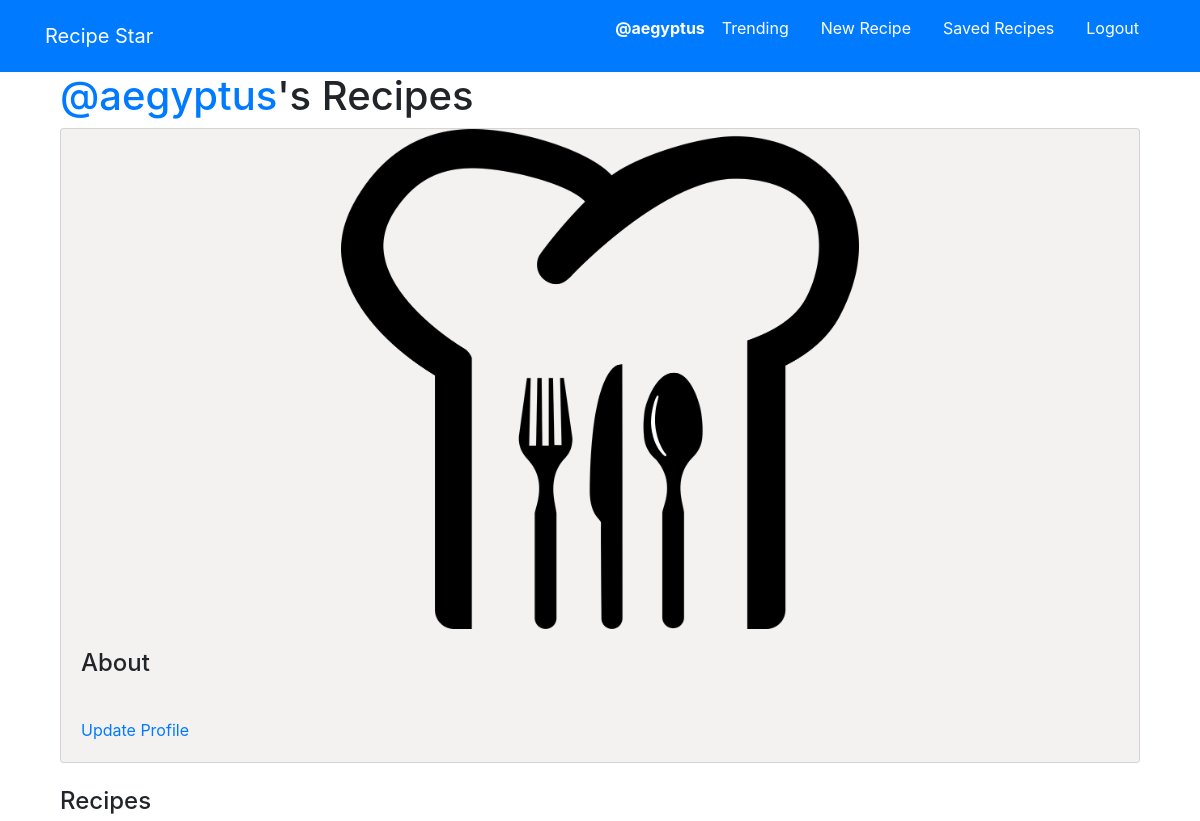
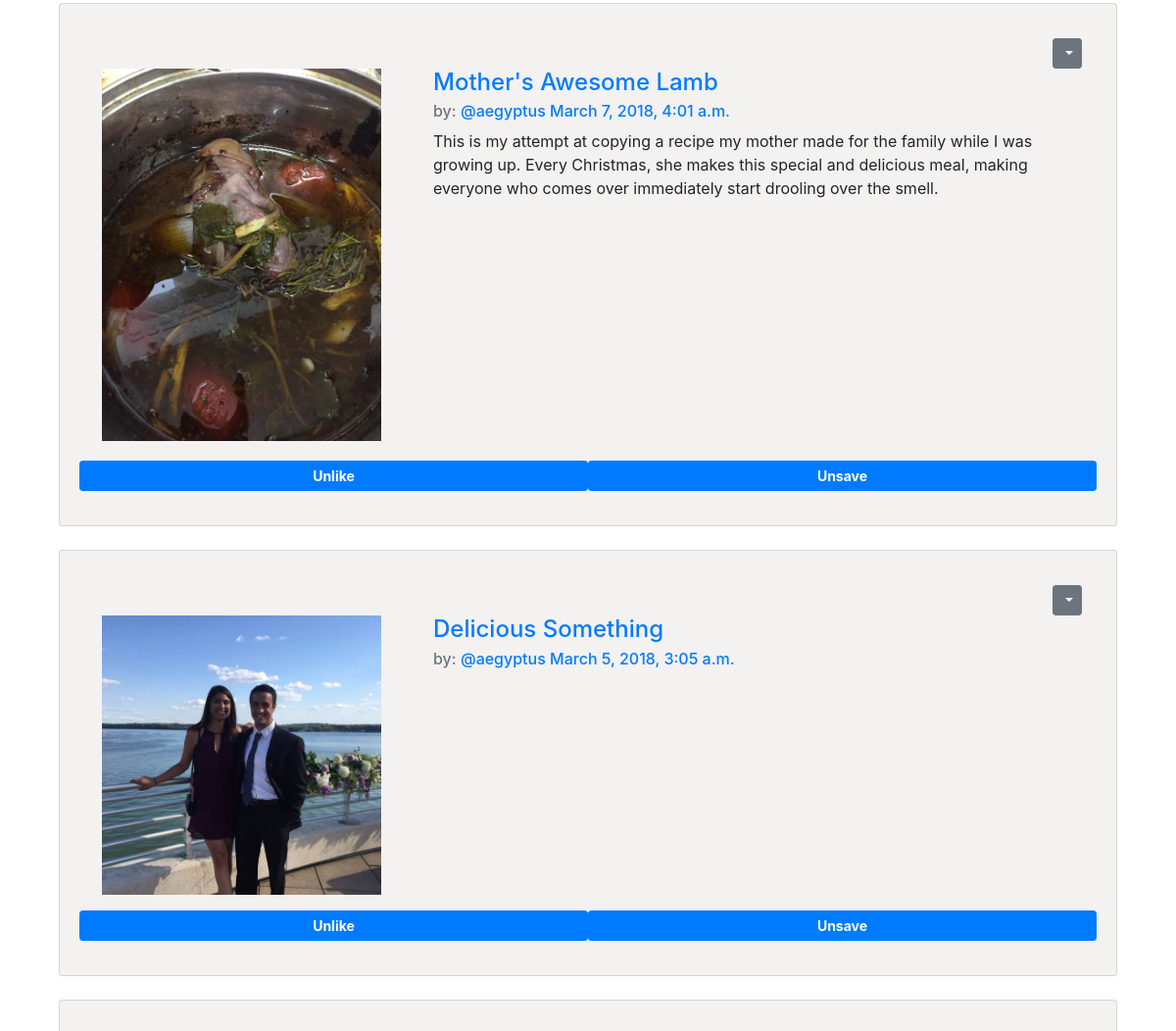
The app's page /recipies/by/aegyptus/ (signed in, upper part), older data (2 pictures, top to bottom).
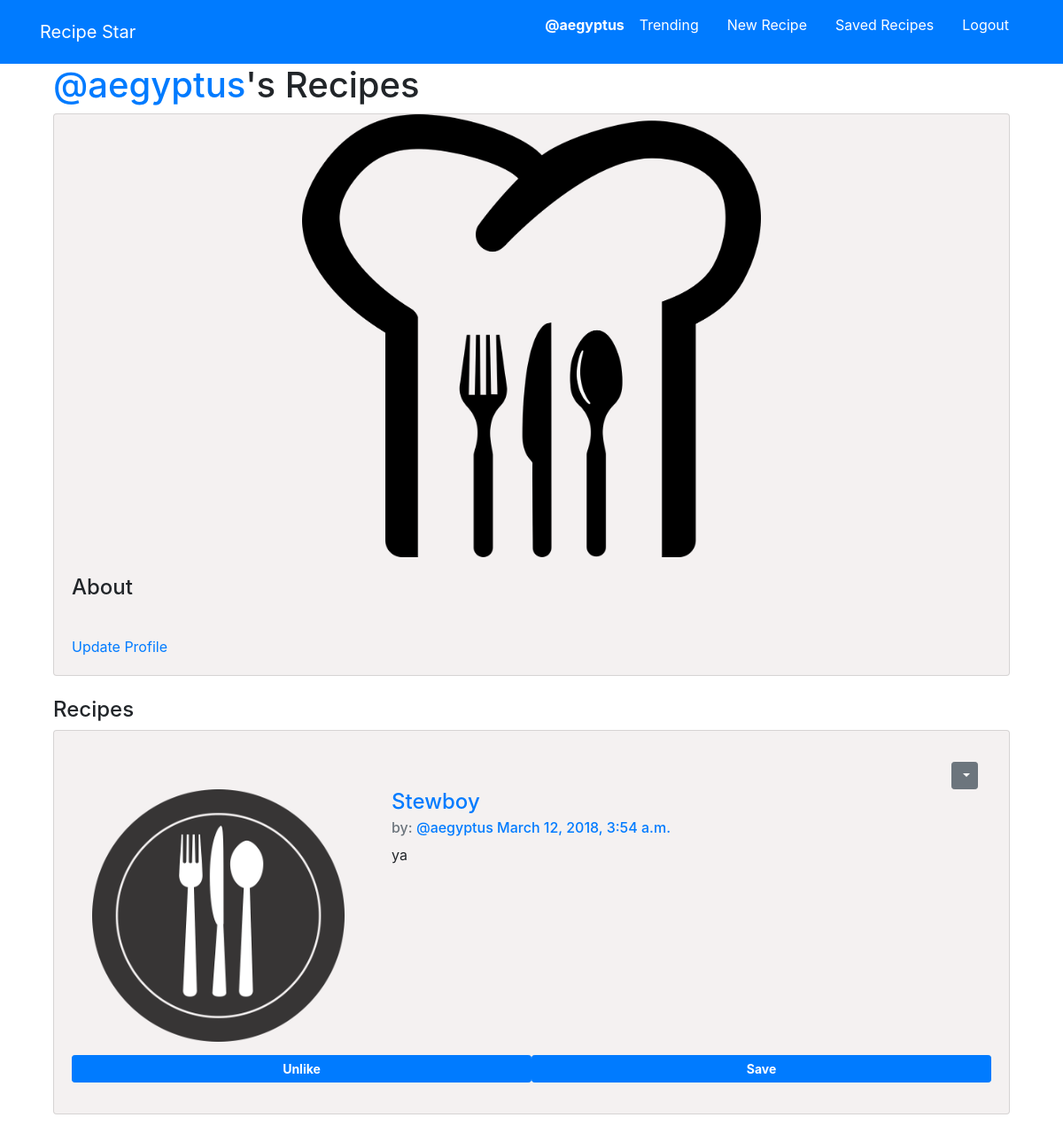
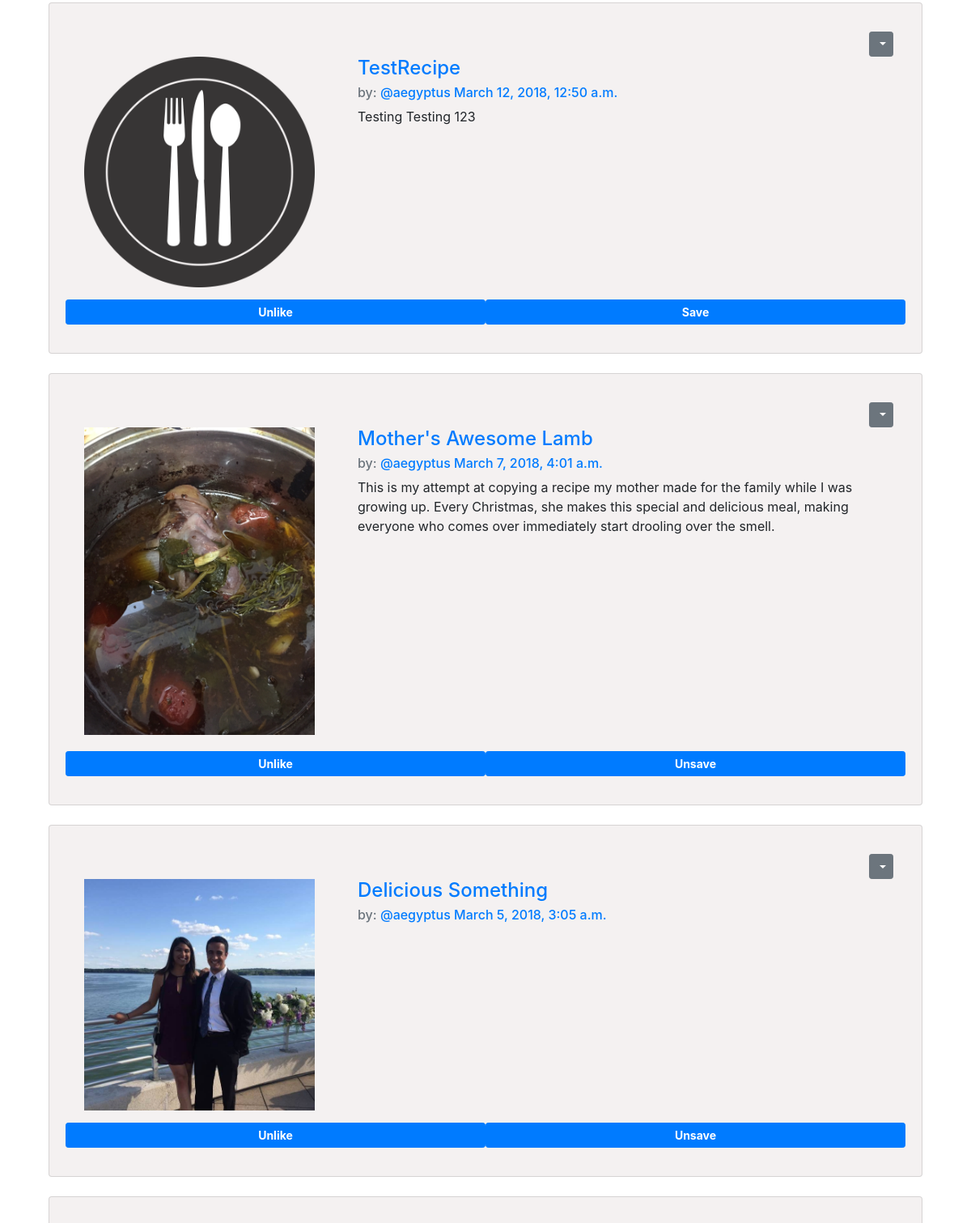
The same page, newer data (2 pictures, top to bottom).
### recipies/models.py (models this page shows, shortened)
class Recipe(models.Model):
    user = models.ForeignKey(auth.models.User, on_delete=models.CASCADE, related_name='recipes')
    name = models.CharField(max_length=100)
    instructions = models.TextField()
    ingredients = models.TextField()
    created_at = models.DateTimeField(auto_now=True)
    about = models.TextField(blank=True, default='')
    cuisine = TaggableManager()
    pic = models.ImageField(upload_to=UploadToPathAndRename('images'), null=True, blank=True)
    like_id = models.CharField(max_length=20, editable=False)
    save_id = models.CharField(max_length=20, editable=False)
    cuisine=models.ForeignKey(Cuisine, on_delete=models.CASCADE, null=True, blank=True)
    class Meta:
        ordering = ['-created_at']

### recipies/views.py (the view)
# urls.py: path('by/<str:username>/', views.MyRecipeList.as_view(), name='by_recipe'),
class MyRecipeList(generic.ListView, SelectRelatedMixin, LoginRequiredMixin):
    model = models.Recipe
    select_related = ('user')
    template_name = 'recipies/my_recipies.html'
    def get_context_data(self, **kwargs):
        context = super().get_context_data(**kwargs)
        context['recipe_user'] = self.recipe_user
        return context
    def get_queryset(self):
        try:
            self.recipe_user = User.objects.prefetch_related('recipes').get(username__iexact=self.kwargs.get('username'))
        except User.DoesNotExist:
            raise Http404
        else:
            return self.recipe_user.recipes.all()
        self.queryset = self.model.objects.filter()

### recipies/templatetags/app_filters.py (called while the page is built)
def get_recipe(value):
    return [val.recipe for val in value]

def get_like(value, inp):
    try:
        tmp = max([(val.recipe.pk == inp) & val.is_liked for val in value])
    except:
        return False
    else:
        return tmp

### recipies/templates/recipies/my_recipies.html (shortened to what this page needs)
{% extends 'base.html' %}
{% load staticfiles %}
{% block content %}
<div class="container">
  <h1><a href="{% url 'recipies:by_recipe' username=recipe_user.username %}">@{{recipe_user.username}}</a>'s Recipes</h1>
  <div class="card profPic">
    {% if recipe_user.profInfo.profilePic %}
      <img src="{{ recipe_user.profInfo.profilePic.url }}" style='height: 500px; object-fit: contain'>
      {% else %}
      <img src="{% static 'images/ChefHat.png' %}" style='height: 500px; object-fit: contain' \>
      {% endif %}
      <div class="card-body">
        <h4>About </h4>
        <br>
        {% if user.is_authenticated and user.username == recipe_user.username %}
        <a href="{% url 'accounts:update' pk=user.pk %}">Update Profile</a>
        {% endif %}
      </div>
  </div>
  <br>
  <h4>Recipes</h4>
  {% for recipe in recipe_list %}
    {% include 'recipies/_recipe.html' %}
  {% endfor %}
</div>
{% endblock %}

### templates/base.html (shortened to what this page needs)
<!DOCTYPE html>
{% load staticfiles %}
<html>
  <head>
    <link rel="stylesheet" href="https://maxcdn.bootstrapcdn.com/bootstrap/4.0.0/css/bootstrap.min.css">
    <link rel="stylesheet" href="{% static 'css/basesheet.css' %}">
  </head>
  <body>
    <nav class='navbar navbar-light bg-primary text-white navbar-fixed-top' role='navigation' id='navbar'>
      <div class="container text-white">
        <a class='navbar-brand mynav text-white'
        href="{% url 'home' %}">Recipe Star</a>
        <ul class='nav navbar-light'>
        {% if user.is_authenticated %}
        <li class='nav-item'>
          <a class='nav-link text-white' href="{% url 'recipies:by_recipe' username=user.username %}">
          <div class="row">
            <strong>
             <p>@{{user.username}}</p>
           </strong>
          </div>
        </a>
        </li>
        <li class='nav-item'> <a class='nav-link text-white' href="{% url 'recipies:trending' %}">Trending</a> </li>
        <li class='nav-item'> <a class='nav-link text-white' href="{% url 'recipies:create' %}">New Recipe</a> </li>
        <li class='nav-item'> <a class='nav-link text-white' href="{% url 'recipies:saved_list' %}">Saved Recipes</a> </li>
        <li class='nav-item'> <a class='nav-link text-white' href="{% url 'accounts:logout' %}">Logout</a> </li>
        {% endif %}
      </ul>
      </div>
    </nav>
    <div class="container">
      {% block content %}
      {% endblock %}
    </div>
</html>

### recipies/templates/recipies/_recipe.html (shortened to what this page needs)
{% load app_filters %}
{% load staticfiles %}
<div class="card storyColor">
  <div class="card-body">
      {% if user.is_authenticated and recipe.user == user %}
      <div class="dropdown" align="right" style="vertical-align: top;">
        <button class="btn btn-secondary btn-sm dropdown-toggle"
        type="button" id="dropdownMenu1" data-toggle="dropdown"
        aria-haspopup="true" aria-expanded="false">
        </button>
      </div>
      {% endif %}
<div class='row'>
  <div class='col-md-4'>
    {% if recipe.pic %}
      <img src="{{ recipe.pic.url }}" style='height: 95%; width: 95%; object-fit: contain'
      />
    {% else %}
    <img src="{% static 'images/FoodPlate.png' %}" style='height: 95%; width: 95%; object-fit: contain'
    />
    {% endif %}
  </div>
  <div class='col-md-8'>
  <h4 class='card-title'>
    <a href="{% url 'recipies:detailview' pk=recipe.pk %}">{{recipe.name}}</a>
  </h4>
    <h6 class='card-subtitle mb-2 text-muted'>
    by: <a href="{% url 'recipies:by_recipe' username=recipe.user.username %}">@{{recipe.user.username}}</a>
    <a href="{% url 'recipies:detailview' pk=recipe.pk %}">{{recipe.created_at}}</a>
  </h6>
  <p class='card-text'>
    {{recipe.about}}
  </p>
  <br>
  </div>
</div>
{% if user.is_authenticated %}
<div class="row">
  <button class="btn btn-sm btn-primary like col" id="{{recipe.like_id}}">
  {% with likes=user.likes.all %}
  {% if likes|get_like:recipe.pk == True %}
    <strong>Unlike</strong>
  {% else %}
    <strong>Like</strong>
  {% endif %}
  {% endwith %}
  </button>
  <button class="btn btn-sm btn-primary save col" id="{{recipe.save_id}}">
  {% if recipe in user.saves.all|get_recipe %}
    <strong>Unsave</strong>
  {% else %}
    <strong>Save</strong>
  {% endif %}
  </button>
</div>
{% endif %}
</div>
</div>
<br>

### static/css/basesheet.css (style rules this page uses)
.storyColor { background-color: #F4F1F1; padding: 15px; }
.profPic { background-color: #F4F1F1; }

Row changes from the older to the newer data that the page shows:
added Recipe: name "Stewboy", user.username "aegyptus", created_at "March 12, 2018, 3:54 a.m.", about "ya", shows "Unlike", shows "Save"
added Recipe: name "TestRecipe", user.username "aegyptus", created_at "March 12, 2018, 12:50 a.m.", about "Testing Testing 123", shows "Unlike", shows "Save"
